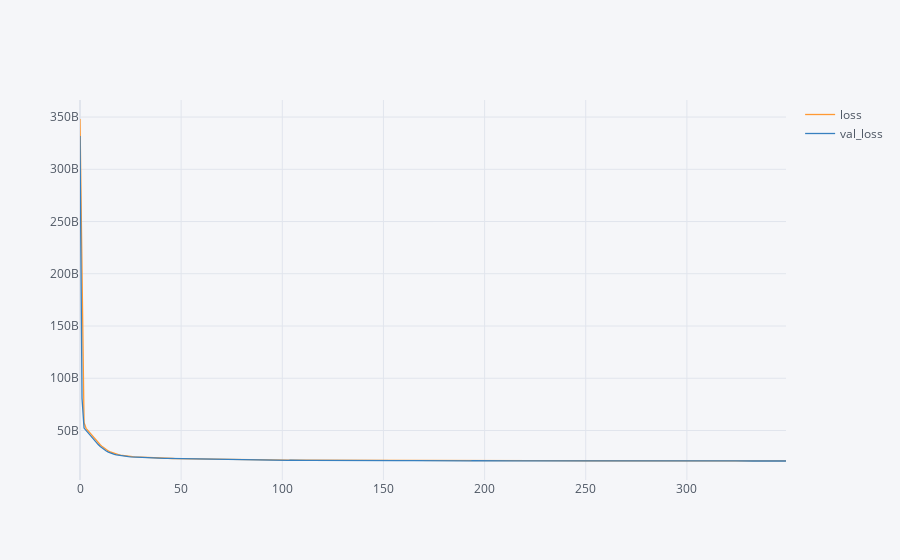

The notebook cell saved with this chart:
### Code cell
losses.iplot()

### Figure 1 — Plotly figure (JSON) as saved in the notebook; plotly's stock layout.template omitted (floating-point values rounded to 4 significant figures; data arrays with more than 128 entries replaced by an {"elided": "..."} marker saying what was removed)
{"data": [{"line": {"color": "rgba(255, 153, 51, 1.0)", "dash": "solid", "shape": "linear", "width": 1.3}, "mode": "lines", "name": "loss", "text": "", "type": "scatter", "x": {"elided": "350 int values"}, "y": {"elided": "350 int values"}}, {"line": {"color": "rgba(55, 128, 191, 1.0)", "dash": "solid", "shape": "linear", "width": 1.3}, "mode": "lines", "name": "val_loss", "text": "", "type": "scatter", "x": {"elided": "350 int values"}, "y": {"elided": "350 int values"}}], "layout": {"legend": {"bgcolor": "#F5F6F9", "font": {"color": "#4D5663"}}, "paper_bgcolor": "#F5F6F9", "plot_bgcolor": "#F5F6F9", "title": {"font": {"color": "#4D5663"}}, "xaxis": {"gridcolor": "#E1E5ED", "showgrid": true, "tickfont": {"color": "#4D5663"}, "title": {"font": {"color": "#4D5663"}, "text": ""}, "zerolinecolor": "#E1E5ED"}, "yaxis": {"gridcolor": "#E1E5ED", "showgrid": true, "tickfont": {"color": "#4D5663"}, "title": {"font": {"color": "#4D5663"}, "text": ""}, "zerolinecolor": "#E1E5ED"}}}
